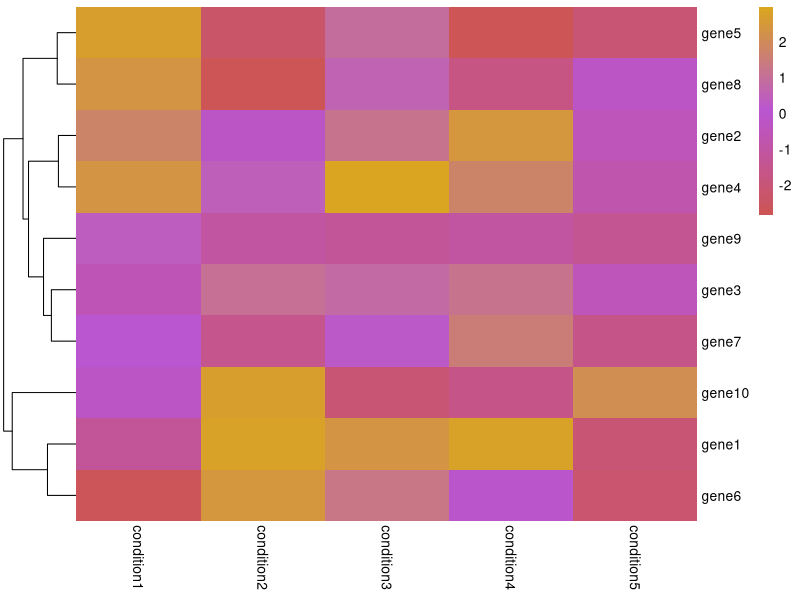
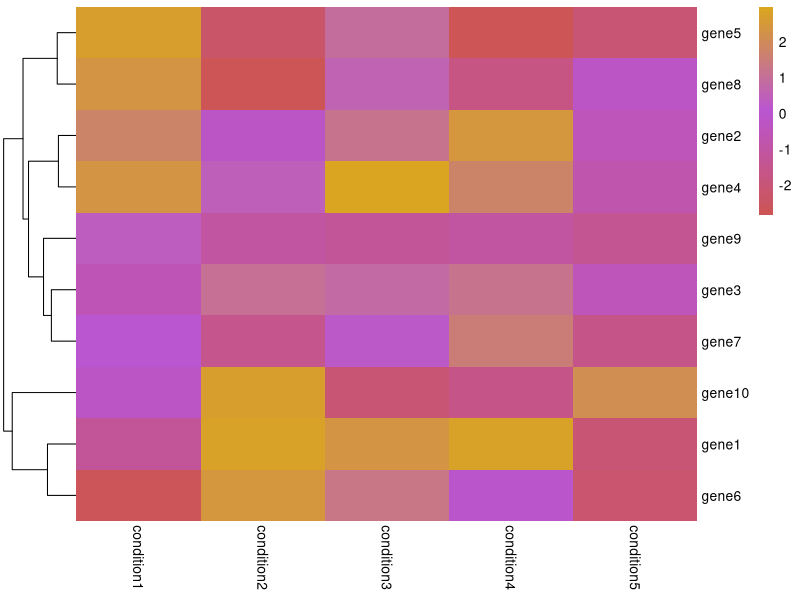

Generate these figures, in order, with R:
#Trinity Heatmaps exercise
#installing pheatmap
install.packages("pheatmap")
library(pheatmap)

#I don't actually know what this does but reddit said to add this for reproducibility
set.seed(123)

#Making a dataframe with gene expression values
df <- data.frame(row.names = paste0("gene", 1:10),
                 condition1 = runif(10, min = -3, max = 3),
                 condition2 = runif(10, min = -3, max = 3),
                 condition3 = runif(10, min = -3, max = 3),
                 condition4 = runif(10, min = -3, max = 3),
                 condition5 = runif(10, min = -3, max = 3))

#making heatmap in colors I like without borders and column clustering 
pheatmap(df, 
         cluster_cols = FALSE, 
         border_color = NA,
         color = colorRampPalette(c("indianred3", "mediumorchid", "goldenrod"))(50))

#saving the heatmap as a png
png("heatmap_gene_expression.png", width = 800, height = 600)
pheatmap(df, 
         cluster_cols = FALSE, 
         border_color = NA,
         color = colorRampPalette(c("indianred3", "mediumorchid", "goldenrod"))(50)) 
dev.off()

#devoff to close the file so R will not work on it anymore and it can save it properly